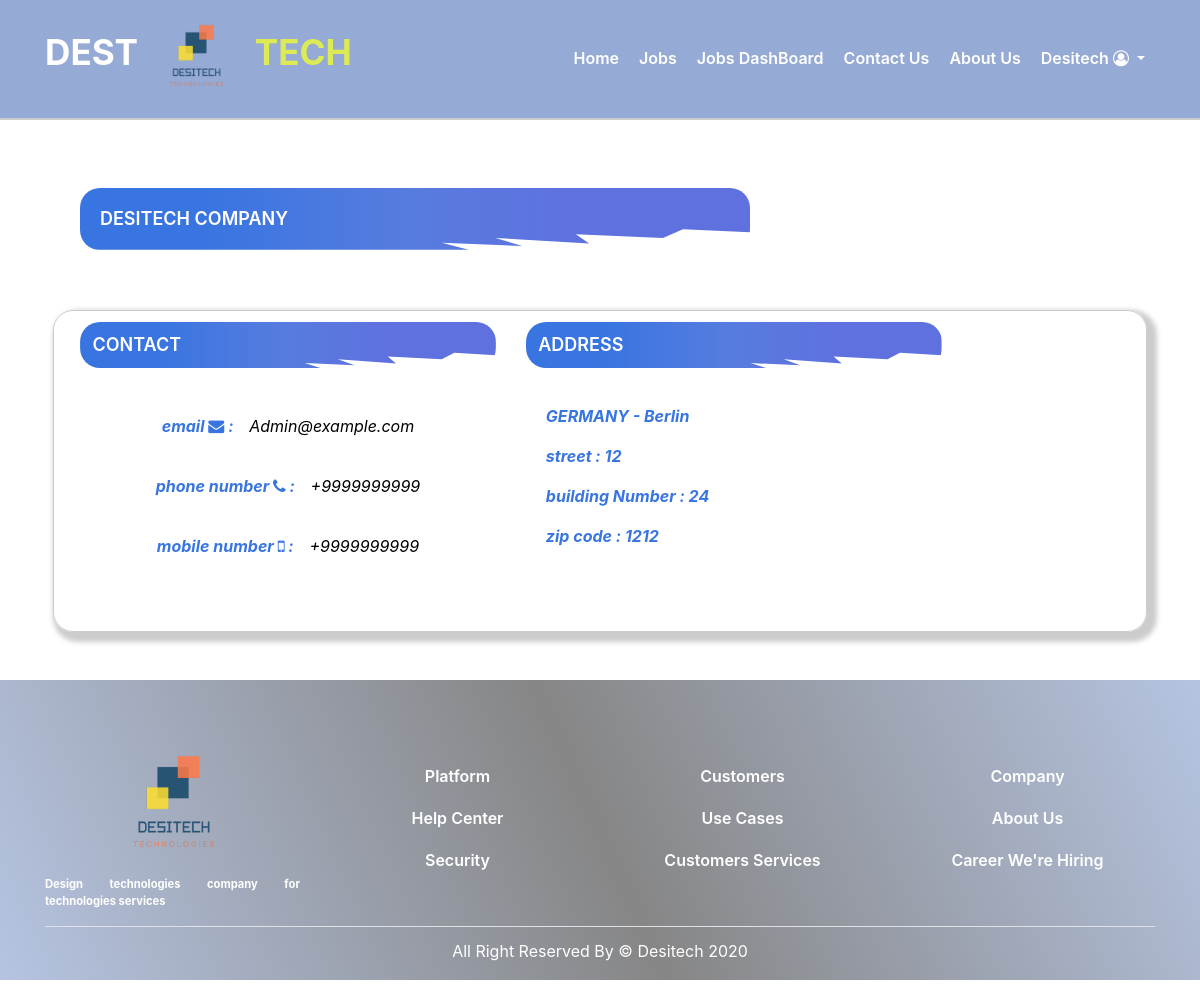
/accounts/MyProfile/ (signed in), run on an earlier commit of the app's database.
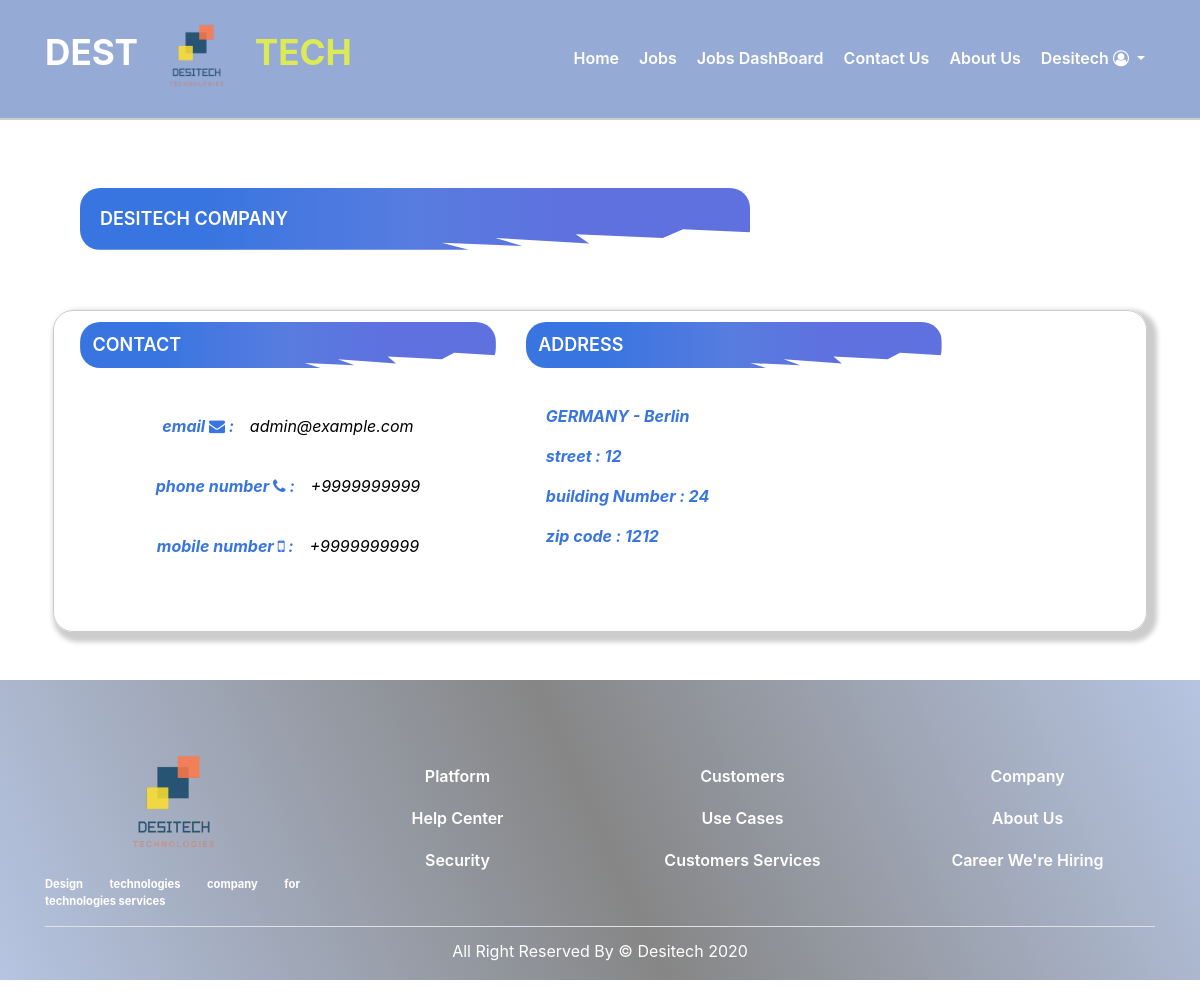
And on a later commit of the database.
### accounts/models/User.py (models this page shows, shortened)
class User (AbstractBaseUser , PermissionsMixin):
    email = models.EmailField(unique=True , null=False)
    is_staff = models.BooleanField(default=True)
    is_active = models.BooleanField(default=True)
    is_superuser = models.BooleanField(default=False)
    COMPANY = 1
    JOB_SEEKER = 2
    REQUIRED_FIELDS = ['user_type']
    USERNAME_FIELD = 'email'
    _TYPE = ((COMPANY , 'company') , (JOB_SEEKER , 'job_seeker') )
    user_type  = models.PositiveSmallIntegerField (choices=_TYPE  )
    @property
    def is_company (self):
        if self.user_type == 1:
            return True
        return False
    def getProfile (self):
        try:
            if self.user_type == 1:
                profile = mo.CompanyProfile.Company_profile.objects.get (user = self)
                return profile
            elif self.user_type == 2 :
                profile = mo.JobSeekerProfile.job_seeker_profile.objects.get (user = self)
                return  profile
        except Exception :
            return None
    objects = UserManager ()

### accounts/models/CompanyProfile.py (models this page shows)
class Company_profile (models.Model):
    user = models.OneToOneField(settings.AUTH_USER_MODEL, on_delete=models.CASCADE , primary_key=True)
    Name =models.CharField(max_length=50 )
    country = models.ForeignKey(Country, on_delete=models.SET_NULL , null=True)
    city = models.ForeignKey(City, on_delete=models.SET_NULL , null=True)
    street = models.CharField(max_length=128 , null=True)
    building_number = models.IntegerField(null=True)
    zip_code =  models.CharField("ZIP / Postal code", max_length=12, null=True)
    phone_regex = RegexValidator(regex=r'^\+?1?\d{9,15}$',
                    message="Phone number must be entered in the format: '+999999999'. Up to 15 digits allowed.")
    phone_number = models.CharField( validators=[phone_regex] , max_length=17 , null=True)
    mobile_number = models.CharField( validators=[phone_regex] ,max_length=17 , null=True)

### accounts/views/MyProfile.py (the view, shortened to what this page needs)
# urls.py: path('MyProfile/', MyProfile.MyProfile.as_view(), name='My-profile'),
@method_decorator(login_decorator, name='dispatch')
@method_decorator(have_profile, name='dispatch')
class MyProfile (View):
    def get (self , request):
        context = {'page_title' : 'my profile' , 'profile' : request.user.getProfile()}
        if request.user.is_company:
            return  render (request , 'CompanyProfile.html' , context )
        if request.user.is_job_seeker:
            return  render (request , 'JobSeekerProfile.html' , context )

### accounts/models/City.py (called while the page is built)
    def __str__(self):
        return self.name

### accounts/models/Country.py (called while the page is built)
    def __str__(self):
        return self.name

### accounts/templates/CompanyProfile.html (shortened to what this page needs)
{% extends 'shared/_base.html' %}
{% load static %}
{% load bootstrap4 %}
{% block content%}
<section class="profileseeker mx-auto my-5">
    <div class="container">
            <div class="col-lg-8 col-md-8 col-12">
                <div class="card">
                    <div class="card-body mb-3">
                        <div class="titleseeker mb-3">
                            <h3>{{profile.Name}} Company</h3>
                        </div>
                    </div>
                </div>
            </div>
        <div class="row mx-2 my-2 boxseeker ">
            <div class="col-lg-5 col-md-4 col-12">
                <div class="card ">
                    <div class="titleseeker mb-3">
                        <h3>contact</h3>
                    </div>
                    <div class="card-body mb-3">
                        <ul class="list-unstyled">
                            <li><p>email <i class="fa fa-envelope" aria-hidden="true"></i> :<span> {{user}} </span></p></li>
                            <li><p> phone number <i class="fa fa-phone" aria-hidden="true"></i> :<span>  {{profile.phone_number}} </span></p></li>
                            <li><p>mobile number <i class="fa fa-mobile" aria-hidden="true"></i> :<span>  {{profile.mobile_number}}</span></p></li>
                        </ul>
                    </div>
                </div>
            </div>
             <div class="col-lg-5 col-md-4 col-12 ">
             <div class="titleseeker mb-3 ">
                        <h3>address</h3>
                    </div>
                    <div class="card-body mb-3">
                        <ul class="list-unstyled">
                         <li> <p>{{profile.country}} - {{profile.city}} </p></li>
                            <li><p>street : {{profile.street}}</p></li>
                            <li> <p>building Number : {{profile.building_number}}</p></li>
                            <li> <p>zip code : {{profile.zip_code}}</p></li>
                        </ul>
                    </div>
             </div>
        </div>
    </div>
</section>
{% endblock %}

### templates/shared/_base.html (shortened to what the changed rows need)
<!DOCTYPE html>
{% load static %}
<html lang="en">
<head>
    <link rel="stylesheet" href="https://maxcdn.bootstrapcdn.com/bootstrap/4.5.0/css/bootstrap.min.css">
    <link rel="stylesheet" href="https://cdnjs.cloudflare.com/ajax/libs/font-awesome/4.7.0/css/font-awesome.min.css">
    <link rel="stylesheet" href="https://cdnjs.cloudflare.com/ajax/libs/intl-tel-input/17.0.3/css/intlTelInput.min.css" />
    <link rel="stylesheet" href="{% static 'css/style.css' %}">
    <link rel="stylesheet" href="https://stackpath.bootstrapcdn.com/bootstrap/4.4.1/css/bootstrap.min.css"/>
    <link rel="stylesheet" href="https://cdnjs.cloudflare.com/ajax/libs/font-awesome/4.7.0/css/font-awesome.css"/>
    <link rel="stylesheet" href="https://cdnjs.cloudflare.com/ajax/libs/intl-tel-input/17.0.3/css/intlTelInput.min.css" />
    <link rel="stylesheet" href="https://cdnjs.cloudflare.com/ajax/libs/animate.css/4.0.0/animate.min.css"/>
  </head>
<body>
<header class= 'header'>
            <div class="container">
                <nav class="navbar navbar-expand-lg navbar-light">
                    <a class="navbar-brand d-flex align-items-center justify-content-center"  href="{% url 'home' %}">
                        <h1 class="text-uppercase">dest
                            <img src= {% static 'img/logo.png' %} alt= 'logo' class="img-fluid animate__animated animate__pulse animate__infinite infinite">
                            <span >tech</span></h1>
                    </a>
                    <div class="collapse navbar-collapse" id="navbarcollapse">
                      <ul class="navbar-nav ml-auto text-capitalize">
                        <li class="nav-item dropdown">
                          <a class="nav-link dropdown-toggle" href="#" id="account" role="button" data-toggle="dropdown" aria-haspopup="true" aria-expanded="false">
                             {% if not user.is_authenticated %}
                                account
                            {% elif user.is_company %}
                                {{user.company_profile.Name}}
                            {% elif user.is_job_seeker %}
                                {{user.job_seeker_profile.Name}}
                            {% endif %}
                            <i class="fa fa-user-circle-o" aria-hidden="true"></i>
                          </a>
                        </li>
                      </ul>
                    </div>
                  </nav>
            </div>
    </header>
    {% block content %} {% endblock %}
</body>
</html>

What changed in the data, as far as the page shows it:
changed User "Desitech": email "Admin@example.com" → "admin@example.com"
